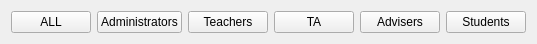
       <widget class="QWidget" name="gridLayoutWidget_2">
        <property name="geometry">
         <rect>
          <x>0</x>
          <y>0</y>
          <width>511</width>
          <height>31</height>
         </rect>
        </property>
        <layout class="QGridLayout" name="gridLayout_2">
         <item row="0" column="1">
          <widget class="QPushButton" name="pushButton_admin">
           <property name="text">
            <string>Administrators</string>
           </property>
          </widget>
         </item>
         <item row="0" column="2">
          <widget class="QPushButton" name="pushButton_teacher">
           <property name="text">
            <string>Teachers</string>
           </property>
          </widget>
         </item>
         <item row="0" column="3">
          <widget class="QPushButton" name="pushButton_ta">
           <property name="text">
            <string>TA</string>
           </property>
          </widget>
         </item>
         <item row="0" column="4">
          <widget class="QPushButton" name="pushButton_adviser">
           <property name="text">
            <string>Advisers</string>
           </property>
          </widget>
         </item>
         <item row="0" column="5">
          <widget class="QPushButton" name="pushButton_student">
           <property name="text">
            <string>Students</string>
           </property>
          </widget>
         </item>
         <item row="0" column="0">
          <widget class="QPushButton" name="pushButton_all">
           <property name="text">
            <string>ALL</string>
           </property>
          </widget>
         </item>
        </layout>
       </widget>
